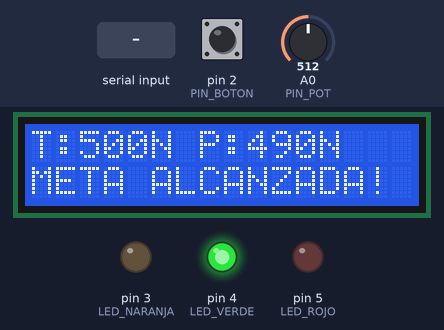
Simulated run of this sketch. Board: Arduino Uno, built with avr-gcc and run on an emulated ATmega328P. Parts: 16×2 character LCD, output pins drawn as LEDs (lit = HIGH). The test bench sets the inputs (shaded band); at power-on: A0 (PIN_POT) = 512, pin 2 (PIN_BOTON) HIGH. What the sketch prints to the serial monitor is not drawn.

Above: at 1.2 s.
1.3 s: A0 (PIN_POT) set to 417
At 1.6 s:
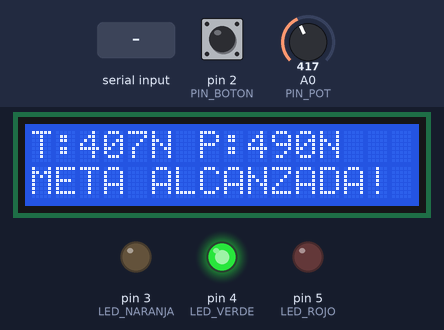
2.8 s: A0 (PIN_POT) set to 391
At 4.0 s:
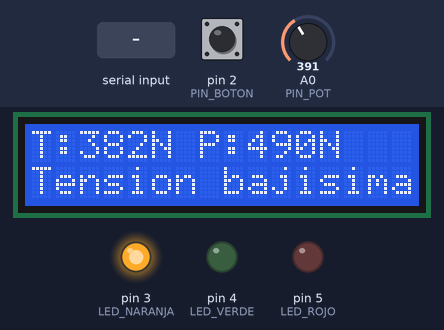
4.3 s: "2" received over Serial
At 4.87 s:
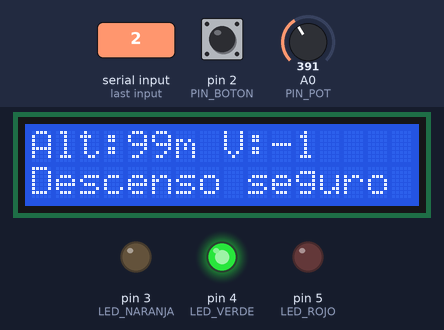
6.7 s: "1" received over Serial
At 7.2 s:
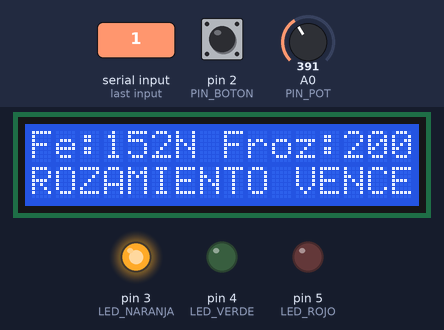
8.2 s: A0 (PIN_POT) set to 817
At 9.3 s:
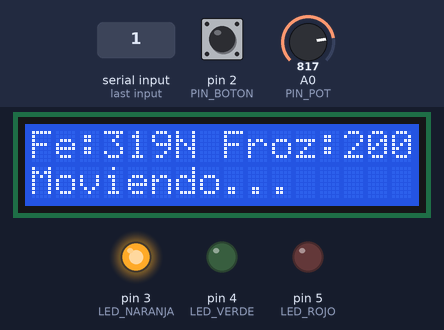
9.7 s: A0 (PIN_POT) set to 837
At 10.3 s:
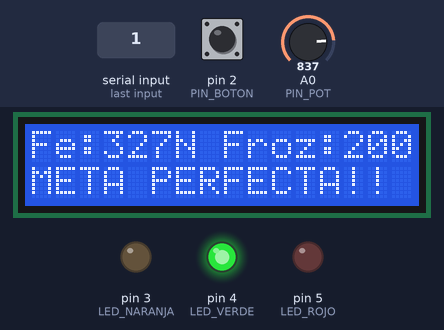
Timing chart, 0 to 12.2 s (numbered marks = the images above; inputs shaded):
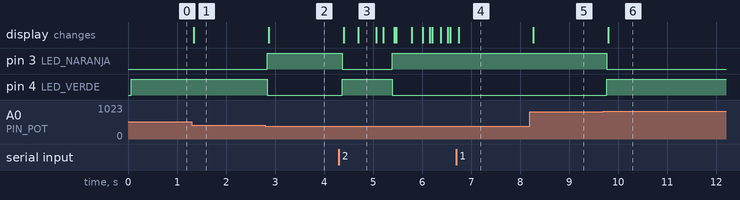

The sketch:

main.ino
```cpp
#include <Wire.h>
#include <LiquidCrystal_I2C.h>

LiquidCrystal_I2C lcd(0x27, 16, 2);

// Definición de Pines
const int PIN_POT = A0;
const int PIN_BOTON = 2;
const int LED_NARANJA = 3;
const int LED_VERDE = 4;
const int LED_ROJO = 5;

// Variables de Control
int modoJuego = 0;
bool estadoBotonAnterior = HIGH;
unsigned long tiempoAnterior = 0;

// Variables de Física y Estados
float posAscensor = 0;
bool cableRoto = false;
float caidaLibreY = 0;

float posCaja = 0;

float posLander = 100, velLander = 0;
bool aterrizado = false;
float velImpacto = 0;

float posX = 0, posY = 0, velX = 0, velY = 0;
bool volando = false;
bool disparoRealizado = false;   // ya hubo un disparo con resultado fijo
char resultadoCatapulta = 'N';
String resultadoTxtCatapulta = "";

void resetJuego() {
  posAscensor = 0; cableRoto = false; caidaLibreY = 0;
  posCaja = 0;
  posLander = 100; velLander = 0; aterrizado = false; velImpacto = 0;
  posX = 0; posY = 0; velX = 0; velY = 0; volando = false;
  disparoRealizado = false; resultadoCatapulta = 'N'; resultadoTxtCatapulta = "";

  // Apaga los LEDs de inmediato para que el reset se note al instante
  digitalWrite(LED_NARANJA, LOW);
  digitalWrite(LED_VERDE, LOW);
  digitalWrite(LED_ROJO, LOW);
}

void setup() {
  Serial.begin(9600);
  pinMode(PIN_BOTON, INPUT_PULLUP);
  pinMode(LED_NARANJA, OUTPUT);
  pinMode(LED_VERDE, OUTPUT);
  pinMode(LED_ROJO, OUTPUT);

  lcd.init();
  lcd.backlight();
  tiempoAnterior = millis();
}

void loop() {
  // Leer comandos de la Web
  if (Serial.available() > 0) {
    char cmd = Serial.read();
    if (cmd == '0') { modoJuego = 0; resetJuego(); }
    else if (cmd == '1') { modoJuego = 1; resetJuego(); }
    else if (cmd == '2') { modoJuego = 2; resetJuego(); }
    else if (cmd == '3') { modoJuego = 3; resetJuego(); }
    else if (cmd == 'R' || cmd == 'r') { resetJuego(); }
  }

  bool botonPresionado = (digitalRead(PIN_BOTON) == LOW);
  bool flancoBajada = (botonPresionado && estadoBotonAnterior == HIGH);
  estadoBotonAnterior = !botonPresionado;

  int potRaw = analogRead(PIN_POT);

  unsigned long tiempoActual = millis();
  float dt = (tiempoActual - tiempoAnterior) / 1000.0;
  tiempoAnterior = tiempoActual;

  String lcd1 = "", lcd2 = "";
  char ledActivo = 'N';
  int animX = 0, animY = 0;

  // ==========================================
  // JUEGO 1: EL ASCENSOR (TENSION EN EL CABLE)
  // ==========================================
  if (modoJuego == 0) {
    if (flancoBajada) resetJuego();

    int tension = map(potRaw, 0, 1023, 0, 1000);
    float peso = 490.0; // ~490 N (50kg * 9.81)

    if (tension > 750 && !cableRoto) {
      cableRoto = true;
      caidaLibreY = posAscensor;
    }

    if (cableRoto) {
      caidaLibreY -= 40.0 * dt;
      animY = (int)caidaLibreY;
      ledActivo = 'R';
      lcd1 = "!PELIGRO CAIDA!";
      lcd2 = "CABLE ROTO     ";

      if (caidaLibreY <= 0) {
        caidaLibreY = 0;
        animY = -1;
      }
    } else {
      posAscensor = map(tension, 0, 750, 0, 100);
      if (posAscensor > 100) posAscensor = 100;
      animY = (int)posAscensor;

      lcd1 = "T:" + String(tension) + "N P:" + String((int)peso) + "N";

      if (tension >= 400 && tension <= 750) {
        ledActivo = 'V';
        lcd2 = "META ALCANZADA! ";
      } else if (tension < 400) {
        ledActivo = 'N';
        lcd2 = "Tension bajisima";
      }
    }
  }

  // ==========================================
  // JUEGO 2: CAJA (ROZAMIENTO ESTATICO Y DINAMICO)
  // ==========================================
  else if (modoJuego == 1) {
    if (flancoBajada) resetJuego();

    int fuerzaEmpuje = map(potRaw, 0, 1023, 0, 400);
    const int F_ROZ = 200;

    lcd1 = "Fe:" + String(fuerzaEmpuje) + "N Froz:" + String(F_ROZ) + "N";

    if (fuerzaEmpuje <= F_ROZ) {
      posCaja = 0;
      ledActivo = 'N';
      lcd2 = "ROZAMIENTO VENCE";
    } else {
      posCaja = map(fuerzaEmpuje, F_ROZ, 400, 0, 130);

      if (posCaja > 100) {
        ledActivo = 'R';
        lcd2 = "EXCESO IMPULSO! ";
      } else if (posCaja >= 80) {
        ledActivo = 'V';
        lcd2 = "META PERFECTA!! ";
      } else {
        ledActivo = 'N';
        lcd2 = "Moviendo...     ";
      }
    }

    animX = (int)(posCaja > 100 ? 100 : posCaja);
  }

  // ==========================================
  // JUEGO 3: ATERRIZAJE LUNAR (CINEMATICA MRUA + ENERGIA)
  // ==========================================
  else if (modoJuego == 2) {
    if (flancoBajada) resetJuego();

    const float GRAVEDAD = 9.81;    // g (m/s^2)
    const float MASA = 500.0;       // masa de la nave (kg)
    const float VEL_SEGURA = -3.0;  // por encima de esto, descenso tranquilo
    const float VEL_LIMITE = -6.0;  // umbral de impacto seguro/destruido

    int propulsor = map(potRaw, 0, 1023, 0, 20); // aceleracion de los propulsores
    float aceleracionY = propulsor - GRAVEDAD;   // a_neta = a_propulsor - g

    if (!aterrizado) {
      // MRUA: v = v0 + a*t ; y = y0 + v0*t + 1/2*a*t^2 (integrado paso a paso)
      velLander += aceleracionY * dt;
      posLander += velLander * dt;

      if (posLander <= 0) {
        // Se toca el suelo: se guarda la velocidad de impacto UNA sola vez
        posLander = 0;
        aterrizado = true;
        velImpacto = velLander;
      } else {
        // En pleno vuelo: solo es un aviso de velocidad, todavia no choco.
        if (velLander >= VEL_SEGURA) {
          ledActivo = 'V';
          lcd2 = "Descenso seguro ";
        } else {
          ledActivo = 'N';
          lcd2 = (velLander >= VEL_LIMITE) ? "Cuidado, rapido " : "!FRENA YA!      ";
        }
        lcd1 = "Alt:" + String((int)posLander) + "m V:" + String((int)velLander);
      }
    }

    if (aterrizado) {
      // Resultado final FIJO (no se vuelve a evaluar cada ciclo)
      float energiaImpacto = 0.5 * MASA * velImpacto * velImpacto; // Ec = 1/2 m v^2
      if (velImpacto >= VEL_LIMITE) {
        ledActivo = 'V';
        lcd2 = "ATERRIZAJE OK!  ";
      } else {
        ledActivo = 'R';
        lcd2 = "!NAVE DESTRUIDA!";
      }
      lcd1 = "Ec:" + String((int)energiaImpacto) + "J";
    }

    animY = (int)posLander;
  }

  // ==========================================
  // JUEGO 4: CATAPULTA (TIRO PARABOLICO)
  // ==========================================
  else if (modoJuego == 3) {
    int angulo = map(potRaw, 0, 1023, 0, 90);

    if (flancoBajada) {
      if (!volando) {
        // Nuevo disparo: MRU en X, MRUA en Y (gravedad).
        // Tambien borra el resultado del disparo anterior.
        velX = 45.0 * cos(angulo * 3.14159 / 180.0);
        velY = 45.0 * sin(angulo * 3.14159 / 180.0);
        volando = true;
        disparoRealizado = false;
        posX = 0; posY = 0;
      } else {
        // El mismo boton cancela el disparo si ya esta en el aire
        volando = false;
        posX = 0; posY = 0;
      }
    }

    if (volando) {
      velY -= 9.81 * dt;
      posX += velX * dt;
      posY += velY * dt;
      ledActivo = 'N';
      lcd2 = "Proyectil aire..";

      if (posY <= 0) {
        posY = 0;
        volando = false;
        disparoRealizado = true;

        // Zona de "blanco" alineada con la posicion visual de la diana
        if (posX >= 170 && posX <= 195) {
          resultadoCatapulta = 'V';
          resultadoTxtCatapulta = "!! BLANCO !!    ";
        } else {
          resultadoCatapulta = 'R';
          resultadoTxtCatapulta = "FALLASTE...     ";
        }
        posX = 0; // vuelve el canon a modo "apuntando" con el potenciometro
      }
    } else if (disparoRealizado) {
      // Mantiene el resultado visible (LED y LCD) hasta el proximo
      // disparo o hasta que reinicies, en vez de perderse al instante.
      ledActivo = resultadoCatapulta;
      lcd2 = resultadoTxtCatapulta;
    } else {
      ledActivo = 'N';
      lcd2 = "Apunta y Dispara";
    }

    animX = (int)posX; animY = (int)posY;
    lcd1 = "Ang:" + String(angulo) + "g X:" + String(animX) + "m";
  }

  // Enviar datos
  Serial.print(modoJuego); Serial.print("|");
  Serial.print(ledActivo); Serial.print("|");
  Serial.print(animX); Serial.print("|");
  Serial.print(animY); Serial.print("|");
  Serial.print(padStr(lcd1)); Serial.print("|");
  Serial.println(padStr(lcd2));

  digitalWrite(LED_NARANJA, ledActivo == 'N' ? HIGH : LOW);
  digitalWrite(LED_VERDE,   ledActivo == 'V' ? HIGH : LOW);
  digitalWrite(LED_ROJO,    ledActivo == 'R' ? HIGH : LOW);

  lcd.setCursor(0,0); lcd.print(padStr(lcd1));
  lcd.setCursor(0,1); lcd.print(padStr(lcd2));

  delay(40);
}

String padStr(String str) {
  while(str.length() < 16) str += " ";
  return str.substring(0, 16);
}
```

Measured:
- the behaviour switches between 410 and 409 on A0 (PIN_POT) (found by bisection; images 1 and 2)
- the behaviour switches between 828 and 829 on A0 (PIN_POT) (found by bisection; images 5 and 6)
- after the input at 1.3 s, the display: changes at once (image 1)
- after the input at 2.8 s, pin 3 (LED_NARANJA): LOW → HIGH at once; pin 4 (LED_VERDE): HIGH → LOW at once; the display: changes after 0.07 s (image 2)
- after the input at 4.3 s, pin 3 (LED_NARANJA): HIGH → LOW after 0.07 s, → HIGH 1.0 s later; pin 4 (LED_VERDE): LOW → HIGH after 0.07 s, → LOW 1.0 s later; the display: first changes after 0.10 s (image 3 shows a later state)
- after the input at 6.7 s, the display: changes at once (image 4)
- after the input at 8.2 s, the display: changes after 0.07 s (image 5)
- after the input at 9.7 s, pin 3 (LED_NARANJA): HIGH → LOW after 0.07 s; pin 4 (LED_VERDE): LOW → HIGH after 0.07 s; the display: changes after 0.10 s (image 6)
